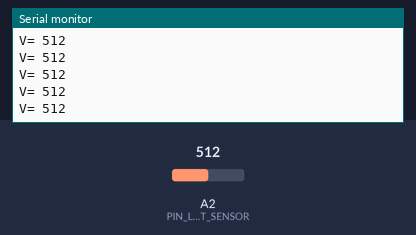
A sketch run on a simulated Arduino Uno, built with avr-gcc and run on an emulated ATmega328P. Shown: the last lines printed to the serial monitor. Inputs (shaded band) come from the test bench; at power-on: A2 (PIN_LIGHT_SENSOR) = 512.

Above: at 1.2 s.
1.3 s: A2 (PIN_LIGHT_SENSOR) set to 716
At 1.31 s:
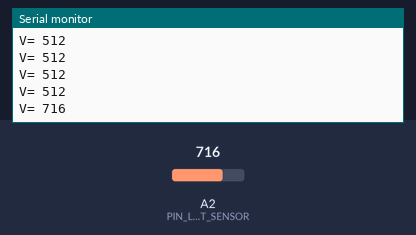
2.8 s: A2 (PIN_LIGHT_SENSOR) set to 900
At 2.81 s:
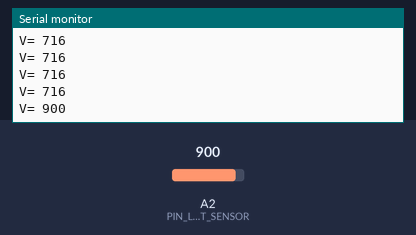
Timing chart, 0 to 5.8 s (numbered marks = the images above; inputs shaded):
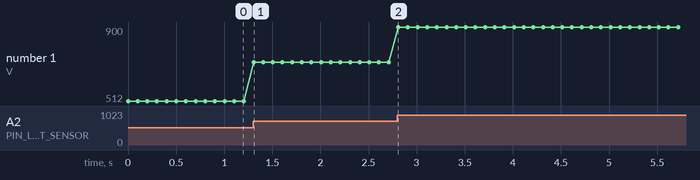

Measured:
- after the input at 1.3 s, the serial monitor: prints a new line at once (image 1)
- after the input at 2.8 s, the serial monitor: prints a new line at once (image 2)
- plotted number 1: 512 → 716 after the input at 1.3 s, 716 → 900 after the input at 2.8 s

The sketch:

Jellibi-CAM-03-03-Light-Sensor-SerialMonitor.ino
```cpp
#define PIN_LIGHT_SENSOR  A2 // 조도센서 핀 번호

void  setup() {
  pinMode(PIN_LIGHT_SENSOR, INPUT); // 입력 핀으로 설정
  Serial.begin( 9600 ); // 시리얼 통신 속도 설정
}

void  loop() {
  int value = analogRead(PIN_LIGHT_SENSOR); // 값 읽기

  Serial.print( "V= " );   // 따옴표 안의 내용 출력
  Serial.println( value ); // 읽은 값 출력 (줄넘김)

  delay( 100 );  // 0.1초 후에 다시 버튼 눌림값 체크
}
```
